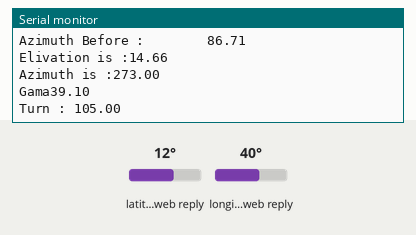
Simulated run of this sketch. Board: ESP8266 (NodeMCU). Shown: the last lines printed to the serial monitor. The test bench sets the inputs (shaded band); at power-on: latitude in the web reply 12°, longitude in the web reply 40°. WiFi joins after 1.5 s; servers stay silent unless stated; web services answer with replies made up by the test bench.

Above: at 13.7 s.
13.8 s: latitude in the web reply set to -49°
At 16.2 s:
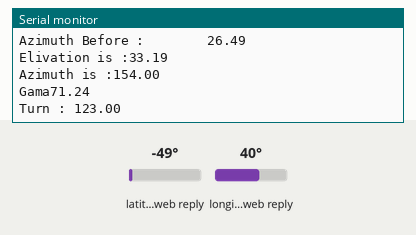
16.3 s: longitude in the web reply set to -172°
18.8 s: latitude in the web reply set to -26°
At 20.3 s:
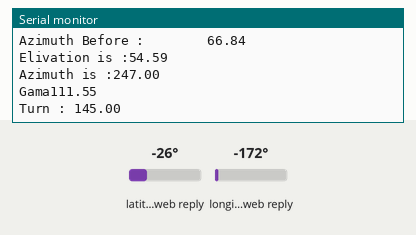
Timing chart, 0 to 21.8 s (numbered marks = the images above; inputs shaded):
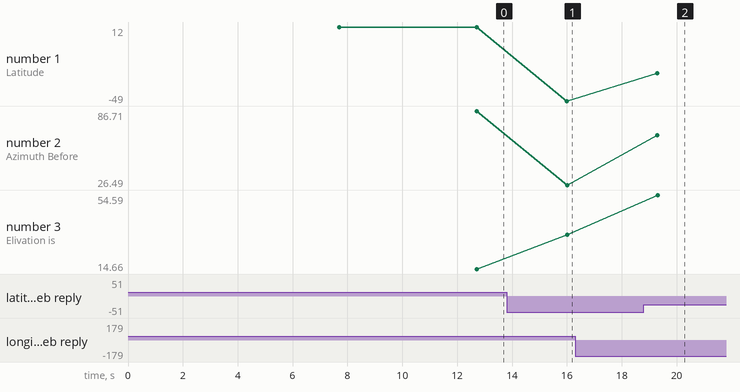

Measured:
- after the input at 13.8 s, the serial monitor: prints a new line after 2.2 s (image 1)
- after the input at 18.8 s, the serial monitor: prints a new line after 0.50 s (image 2)
- plotted number 1: 12 → -49 after the input at 13.8 s, -49 → -26 after the input at 18.8 s
- plotted number 2: 86.71 → 26.49 after the input at 13.8 s, 26.49 → 66.84 after the input at 18.8 s
- plotted number 3: 14.66 → 33.19 after the input at 13.8 s, 33.19 → 54.59 after the input at 18.8 s

The sketch:

iss.ino
```cpp
#include <ESP8266WiFi.h>
#define BLYNK_PRINT Serial
#include <BlynkSimpleEsp8266.h>
#include <stdlib.h>
#include <ESP8266HTTPClient.h>
#include<math.h>
#include <ArduinoJson.h>
#include <SoftwareSerial.h>

char auth[] = "blynk token";

// Your WiFi credentials.
// Set password to "" for open networks.
char ssid[] = "your-wifi-name";
char pass[] = "pass";


SoftwareSerial mySerial(D2,D3);
String  httpurl;
String  TheHiddenAnswerOfClient;
HTTPClient http;

String SendWithAnswer(String IPcache, String monmessagecache) {
httpurl = "http://";
httpurl+=IPcache;
httpurl+="/";
httpurl+=monmessagecache;
http.begin(httpurl);
http.GET();
TheHiddenAnswerOfClient = (http.getString());
http.end();
return TheHiddenAnswerOfClient;
}

DynamicJsonBuffer jsonBuffer(3000);
int parsing_result (JsonObject& monparam){
if (!monparam.success())return 0;
else
return 1;
}

void conect(){
  WiFi.disconnect();
  delay(3000);
  Serial.println("Start");
   WiFi.begin(ssid,pass);
  while ((!(WiFi.status() == WL_CONNECTED))){
    delay(300);
    Serial.print("...");

  }
  Serial.println("Connected");
  Serial.println("Your IP is:");
  Serial.println((WiFi.localIP().toString()));
  delay(3000);
  JsonObject& myobject = jsonBuffer.parseObject((SendWithAnswer("api.open-notify.org","iss-now.json")));
  if (1 == (parsing_result(myobject))) {
    Serial.println("Success");
    Serial.print("Latitude : ");
    Serial.println(myobject["iss_position"]["latitude"].as<char*>());
    Serial.print("Longitude : ");
    Serial.println(myobject["iss_position"]["longitude"].as<char*>());

  } else {
    Serial.println("Not Success");

  }
}

void calculate(float Lss,float lss) {
    float re = 6378 ;         //radius of Earth in Km
    float rs = 6778 ;        //radius of satellite orbit in Km

    const float pi_to_rad =  57.29578 ;

    //scanf("SSP ( %d , %d )\n",&Ls,&ls);
    //scanf("EP  ( %d , %d )\n",&Le,&le);
    float newLss = Lss/pi_to_rad;
    float newlss = lss/pi_to_rad;
    float Lee = 12.8531/pi_to_rad;
    float lee = 80.0684/pi_to_rad;
    float ya = acos((sin(newLss)*sin(Lee))+(cos(newLss)*cos(Lee)*cos(newlss-lee)));
    float r = re/rs ;
    float squ = sqrt ( 1 + (r*r) - (2*r*cos(ya)) );
    float ele = acos(sin(ya)/squ);
    float lsle = fabs(lee-newlss);
    float azimuth = asin( sin(lsle) * ( cos(newLss) / sin(ya) ) );
    float a = azimuth*pi_to_rad;
    if(a<0){
      a=a*(-1);
    }
    Serial.print("Azimuth Before :        ");
    Serial.println(a);
    if(Lss<=0 && lss<=0){
        a=180+a;
    }else if(Lss<=0 && lss>=0){
        a=180-a;
    }else if(Lss>=0 && lss<=0){
        a=360-a;
    }else if(Lss>=0 && lss>=0){
      if(lss<=80.0684){
        a=360-a;
      }else{
        a=a;
      }
    }
    float e = ele*pi_to_rad;
    float y = ya*pi_to_rad;
    float check = acos(re/rs)*pi_to_rad;
    float turn;
    if(y <= check){
      turn = 90-e;
    }else{
      turn = 90+e ;
      }
    Serial.print("Elivation is :");
    Serial.println(e);
    Serial.print("Azimuth is :");
    Serial.println(round(a));
    Serial.print("Gama");
    Serial.println(y);
    Serial.print("Turn : ");
    Serial.println(round(turn));
    delay(10);
    mySerial.print(round(a));            //send the two speeds
    mySerial.print(",");
    mySerial.print(round(turn));
    mySerial.print('\n');
}

void setup()
{
  Serial.begin(9600);
  conect();
  mySerial.begin(4800);
  mySerial.flush();
  WiFi.disconnect();
  delay(3000);
  Blynk.begin(auth, ssid, pass);
}

void loop()
{
  Blynk.run();
  if (WiFi.status() != WL_CONNECTED) {
    delay(1);
    conect();
  }
  JsonObject& myobject = jsonBuffer.parseObject((SendWithAnswer("api.open-notify.org","iss-now.json")));
  if (1 == (parsing_result(myobject))) {
    Serial.println("Success");

    Serial.print("Latitude : ");
    float a = myobject["iss_position"]["latitude"].as<double>();
    Serial.println(a);

    Serial.print("Longitude : ");
    float b = myobject["iss_position"]["longitude"].as<double>();
    Serial.println(b);

    calculate(a,b);

  } else {
    Serial.println("Not Success");
    ESP.restart();
  }
  delay(3000);
}
```
